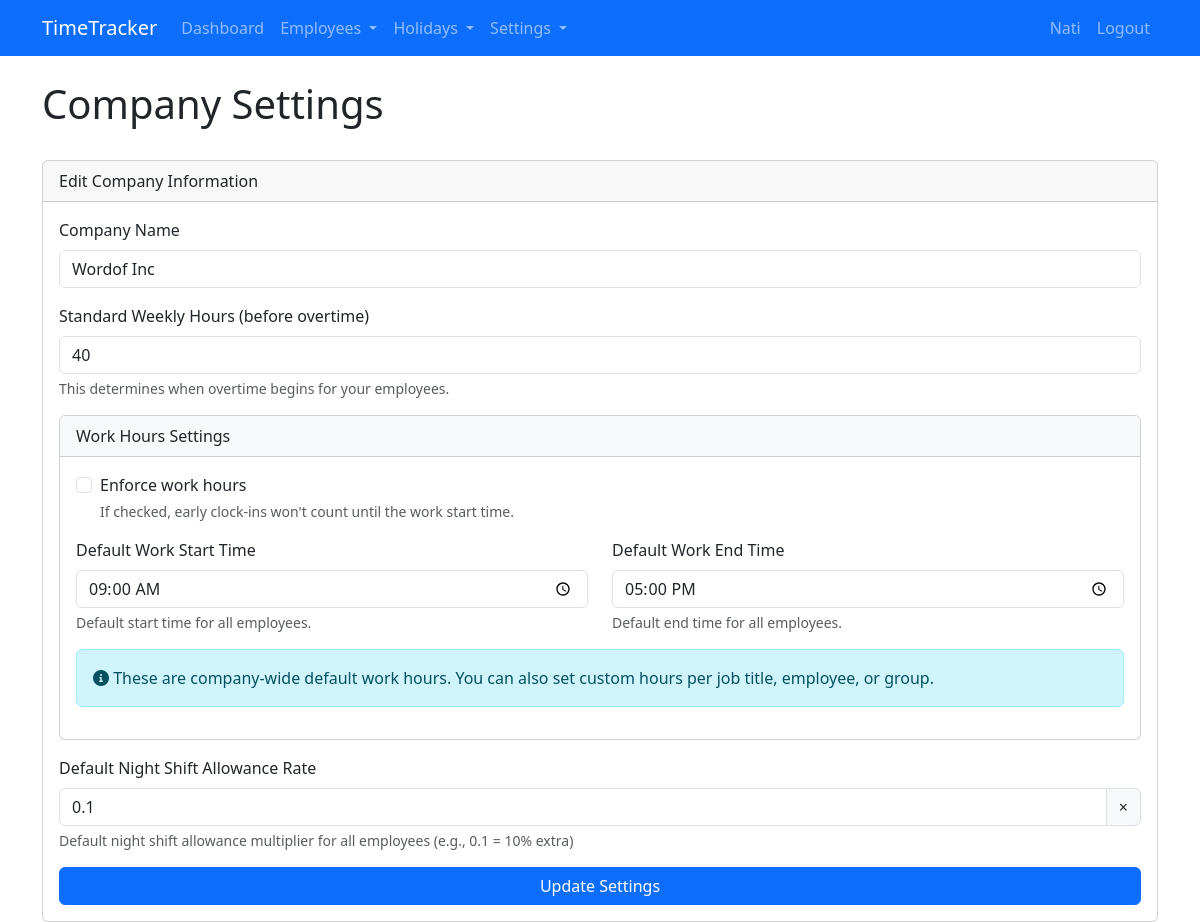
Screenshot of /company_settings (signed in) with the database file from the repository.
### app.py (models this page shows, shortened)
class User(UserMixin, db.Model):
    id = db.Column(db.Integer, primary_key=True)
    username = db.Column(db.String(80), unique=True, nullable=False)
    email = db.Column(db.String(120), unique=True, nullable=False)
    password_hash = db.Column(db.String(128))
    is_admin = db.Column(db.Boolean, default=False)
    company_id = db.Column(db.Integer, db.ForeignKey('company.id'))

class Company(db.Model):
    id = db.Column(db.Integer, primary_key=True)
    name = db.Column(db.String(100), nullable=False)
    standard_hours = db.Column(db.Integer, default=40)  # Standard weekly hours before overtime
    default_night_allowance = db.Column(db.Float, default=0.1)  # Default night shift allowance
    default_work_start_time = db.Column(db.Time, default=time(9, 0))  # Default: 9:00 AM
    default_work_end_time = db.Column(db.Time, default=time(17, 0))  # Default: 5:00 PM
    enforce_work_hours = db.Column(db.Boolean, default=False)  # Whether to enforce work hours
    users = db.relationship('User', backref='company', lazy=True)
    employees = db.relationship('Employee', backref='company', lazy=True)
    job_titles = db.relationship('JobTitle', backref='company', lazy=True)
    locations = db.relationship('Location', backref='company', lazy=True)
    groups = db.relationship('EmployeeGroup', backref='company', lazy=True)

### app.py (the view, shortened to what this page needs)
@app.route('/company_settings', methods=['GET', 'POST'])
@login_required
def company_settings():
    if not current_user.is_admin:
        flash('Access denied.')
        return redirect(url_for('dashboard'))
    company = current_user.company
    return render_template('company_settings.html', company=company)

### app.py (called while the page is built)
@login_manager.user_loader
def load_user(user_id):
    return User.query.get(int(user_id))

### templates/company_settings.html (shortened to what this page needs)
{% extends "base.html" %}
{% block content %}
<div class="row mb-4">
    <div class="col-md-12">
        <h1>Company Settings</h1>
    </div>
</div>
<div class="row">
    <div class="col-md-12">
        <div class="card">
            <div class="card-header">Edit Company Information</div>
            <div class="card-body">
                <form method="POST">
                    <div class="mb-3">
                        <label for="company_name" class="form-label">Company Name</label>
                        <input type="text" class="form-control" id="company_name" name="company_name" value="{{ company.name }}" required>
                    </div>
                    <div class="mb-3">
                        <label for="standard_hours" class="form-label">Standard Weekly Hours (before overtime)</label>
                        <input type="number" class="form-control" id="standard_hours" name="standard_hours" value="{{ company.standard_hours }}" min="1" max="168" required>
                        <div class="form-text">This determines when overtime begins for your employees.</div>
                    </div>
                    <div class="card mb-3">
                        <div class="card-header bg-light">Work Hours Settings</div>
                        <div class="card-body">
                            <div class="mb-3 form-check">
                                <input type="checkbox" class="form-check-input" id="enforce_work_hours" name="enforce_work_hours" {% if company.enforce_work_hours %}checked{% endif %}>
                                <label class="form-check-label" for="enforce_work_hours">Enforce work hours</label>
                                <div class="form-text">If checked, early clock-ins won't count until the work start time.</div>
                            </div>
                            <div class="row">
                                <div class="col-md-6">
                                    <div class="mb-3">
                                        <label for="default_work_start_time" class="form-label">Default Work Start Time</label>
                                        <input type="time" class="form-control" id="default_work_start_time" name="default_work_start_time"
                                               value="{{ company.default_work_start_time.strftime('%H:%M') if company.default_work_start_time else '09:00' }}">
                                        <div class="form-text">Default start time for all employees.</div>
                                    </div>
                                </div>
                                <div class="col-md-6">
                                    <div class="mb-3">
                                        <label for="default_work_end_time" class="form-label">Default Work End Time</label>
                                        <input type="time" class="form-control" id="default_work_end_time" name="default_work_end_time"
                                               value="{{ company.default_work_end_time.strftime('%H:%M') if company.default_work_end_time else '17:00' }}">
                                        <div class="form-text">Default end time for all employees.</div>
                                    </div>
                                </div>
                            </div>
                            <div class="alert alert-info">
                                <i class="fas fa-info-circle"></i> These are company-wide default work hours. You can also set custom hours per job title, employee, or group.
                            </div>
                        </div>
                    </div>
                    <div class="mb-3">
                        <label for="default_night_allowance" class="form-label">Default Night Shift Allowance Rate</label>
                        <div class="input-group">
                            <input type="number" step="0.01" min="0" max="1" class="form-control" id="default_night_allowance" name="default_night_allowance" value="{{ company.default_night_allowance }}">
                            <span class="input-group-text">×</span>
                        </div>
                        <div class="form-text">Default night shift allowance multiplier for all employees (e.g., 0.1 = 10% extra)</div>
                    </div>
                    <div class="d-grid">
                        <button type="submit" class="btn btn-primary">Update Settings</button>
                    </div>
                </form>
            </div>
        </div>
    </div>
</div>
{% endblock %}

### templates/base.html (shortened to what this page needs)
<!DOCTYPE html>
<html lang="en">
<head>
    <link href="https://cdn.jsdelivr.net/npm/bootstrap@5.3.0-alpha1/dist/css/bootstrap.min.css" rel="stylesheet">
    <link href="https://cdnjs.cloudflare.com/ajax/libs/font-awesome/6.0.0/css/all.min.css" rel="stylesheet">
</head>
<body>
    <nav class="navbar navbar-expand-lg navbar-dark bg-primary">
        <div class="container">
            <a class="navbar-brand" href="{{ url_for('index') }}">TimeTracker</a>
            <div class="collapse navbar-collapse" id="navbarNav">
                <ul class="navbar-nav me-auto">
                    {% if current_user.is_authenticated %}
                    <li class="nav-item">
                        <a class="nav-link" href="{{ url_for('dashboard') }}">Dashboard</a>
                    </li>
                    {% if current_user.is_admin %}
                    <li class="nav-item dropdown">
                        <a class="nav-link dropdown-toggle" href="#" id="employeesDropdown" role="button" data-bs-toggle="dropdown" aria-expanded="false">
                            Employees
                        </a>
                    </li>
                    <li class="nav-item dropdown">
                        <a class="nav-link dropdown-toggle" href="#" id="holidaysDropdown" role="button" data-bs-toggle="dropdown" aria-expanded="false">
                            Holidays
                        </a>
                    </li>
                    <li class="nav-item dropdown">
                        <a class="nav-link dropdown-toggle" href="#" id="settingsDropdown" role="button" data-bs-toggle="dropdown" aria-expanded="false">
                            Settings
                        </a>
                    </li>
                    {% endif %}
                    {% endif %}
                </ul>
                <ul class="navbar-nav">
                    {% if current_user.is_authenticated %}
                    <li class="nav-item">
                        <span class="nav-link">{{ current_user.username }}</span>
                    </li>
                    <li class="nav-item">
                        <a class="nav-link" href="{{ url_for('logout') }}">Logout</a>
                    </li>
                    {% endif %}
                </ul>
            </div>
        </div>
    </nav>
    <div class="container mt-4">
        {% block content %}{% endblock %}
    </div>
</body>
</html>

### rows the page displays
User: username "Nati"
Company: company_name "Wordof Inc", standard_hours "40", default_work_start_time "09:00", default_work_end_time "17:00", default_night_allowance "0.1"
